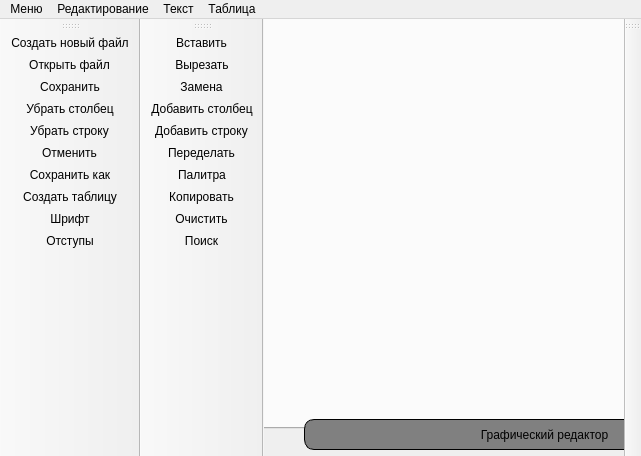
<?xml version="1.0" encoding="UTF-8"?>
<ui version="4.0">
 <class>MainWindow</class>
 <widget class="QMainWindow" name="MainWindow">
  <property name="geometry">
   <rect>
    <x>0</x>
    <y>0</y>
    <width>641</width>
    <height>456</height>
   </rect>
  </property>
  <property name="windowTitle">
   <string>MainWindow</string>
  </property>
  <widget class="QWidget" name="centralWidget">
   <widget class="QTabWidget" name="tabWidget">
    <property name="geometry">
     <rect>
      <x>-1</x>
      <y>-1</y>
      <width>641</width>
      <height>411</height>
     </rect>
    </property>
   </widget>
   <widget class="QPushButton" name="GoToGraphic">
    <property name="geometry">
     <rect>
      <x>40</x>
      <y>400</y>
      <width>481</width>
      <height>31</height>
     </rect>
    </property>
    <property name="styleSheet">
     <string notr="true">border-radius : 10px; border :1px; border-style : solid; background : gray;</string>
    </property>
    <property name="text">
     <string>Графический редактор</string>
    </property>
   </widget>
  </widget>
  <widget class="QMenuBar" name="menuBar">
   <property name="geometry">
    <rect>
     <x>0</x>
     <y>0</y>
     <width>641</width>
     <height>26</height>
    </rect>
   </property>
   <widget class="QMenu" name="menu">
    <property name="title">
     <string>Меню</string>
    </property>
    <addaction name="CreateNewFile"/>
    <addaction name="OpenFile"/>
    <addaction name="SaveFile"/>
    <addaction name="SaveFileAs"/>
   </widget>
   <widget class="QMenu" name="menu_2">
    <property name="font">
     <font>
      <family>Tw Cen MT</family>
     </font>
    </property>
    <property name="title">
     <string>Редактирование</string>
    </property>
    <addaction name="Search"/>
    <addaction name="Replace"/>
    <addaction name="Clear"/>
    <addaction name="Undo"/>
    <addaction name="Copy"/>
    <addaction name="Paste"/>
    <addaction name="Cut"/>
    <addaction name="Redo"/>
   </widget>
   <widget class="QMenu" name="menu_3">
    <property name="title">
     <string>Текст</string>
    </property>
    <addaction name="Palette"/>
    <addaction name="FontAndSize"/>
   </widget>
   <widget class="QMenu" name="menu_4">
    <property name="title">
     <string>Таблица</string>
    </property>
    <addaction name="Table"/>
    <addaction name="AddRow"/>
    <addaction name="AddColumn"/>
    <addaction name="DeleteRow"/>
    <addaction name="DeleteColumn"/>
    <addaction name="Paddins"/>
   </widget>
   <addaction name="menu"/>
   <addaction name="menu_2"/>
   <addaction name="menu_3"/>
   <addaction name="menu_4"/>
  </widget>
  <widget class="QToolBar" name="mainToolBar">
   <attribute name="toolBarArea">
    <enum>LeftToolBarArea</enum>
   </attribute>
   <attribute name="toolBarBreak">
    <bool>false</bool>
   </attribute>
   <addaction name="CreateNewFile"/>
   <addaction name="OpenFile"/>
   <addaction name="SaveFile"/>
   <addaction name="DeleteColumn"/>
   <addaction name="DeleteRow"/>
   <addaction name="Undo"/>
   <addaction name="SaveFileAs"/>
   <addaction name="Table"/>
   <addaction name="FontAndSize"/>
   <addaction name="Paddins"/>
  </widget>
  <widget class="QToolBar" name="toolBar">
   <property name="windowTitle">
    <string>toolBar</string>
   </property>
   <attribute name="toolBarArea">
    <enum>RightToolBarArea</enum>
   </attribute>
   <attribute name="toolBarBreak">
    <bool>false</bool>
   </attribute>
  </widget>
  <widget class="QToolBar" name="toolBar_2">
   <property name="windowTitle">
    <string>toolBar_2</string>
   </property>
   <property name="autoFillBackground">
    <bool>false</bool>
   </property>
   <property name="styleSheet">
    <string notr="true"/>
   </property>
   <attribute name="toolBarArea">
    <enum>LeftToolBarArea</enum>
   </attribute>
   <attribute name="toolBarBreak">
    <bool>true</bool>
   </attribute>
   <addaction name="Paste"/>
   <addaction name="Cut"/>
   <addaction name="Replace"/>
   <addaction name="AddColumn"/>
   <addaction name="AddRow"/>
   <addaction name="Redo"/>
   <addaction name="Palette"/>
   <addaction name="Copy"/>
   <addaction name="Clear"/>
   <addaction name="Search"/>
  </widget>
  <action name="CreateNewFile">
   <property name="icon">
    <iconset resource="resources.qrc">
     <normaloff>:/res/images/icons/add-document _black.png</normaloff>:/res/images/icons/add-document _black.png</iconset>
   </property>
   <property name="text">
    <string>Создать новый файл</string>
   </property>
  </action>
  <action name="OpenFile">
   <property name="icon">
    <iconset resource="resources.qrc">
     <normaloff>:/res/images/icons/folder-open_black.png</normaloff>:/res/images/icons/folder-open_black.png</iconset>
   </property>
   <property name="text">
    <string>Открыть файл</string>
   </property>
  </action>
  <action name="SaveFile">
   <property name="icon">
    <iconset resource="resources.qrc">
     <normaloff>:/res/images/icons/save_black.png</normaloff>:/res/images/icons/save_black.png</iconset>
   </property>
   <property name="text">
    <string>Сохранить</string>
   </property>
  </action>
  <action name="SaveFileAs">
   <property name="icon">
    <iconset resource="resources.qrc">
     <normaloff>:/res/images/icons/save_as_black.png</normaloff>:/res/images/icons/save_as_black.png</iconset>
   </property>
   <property name="text">
    <string>Сохранить как</string>
   </property>
  </action>
  <action name="Search">
   <property name="icon">
    <iconset resource="resources.qrc">
     <normaloff>:/res/images/icons/search.png</normaloff>:/res/images/icons/search.png</iconset>
   </property>
   <property name="text">
    <string>Поиск</string>
   </property>
  </action>
  <action name="Replace">
   <property name="icon">
    <iconset resource="resources.qrc">
     <normaloff>:/res/images/icons/replace.png</normaloff>:/res/images/icons/replace.png</iconset>
   </property>
   <property name="text">
    <string>Замена</string>
   </property>
  </action>
  <action name="Clear">
   <property name="icon">
    <iconset resource="resources.qrc">
     <normaloff>:/res/images/icons/clear.png</normaloff>:/res/images/icons/clear.png</iconset>
   </property>
   <property name="text">
    <string>Очистить</string>
   </property>
  </action>
  <action name="Undo">
   <property name="icon">
    <iconset resource="resources.qrc">
     <normaloff>:/res/images/icons/undo.png</normaloff>:/res/images/icons/undo.png</iconset>
   </property>
   <property name="text">
    <string>Отменить</string>
   </property>
  </action>
  <action name="Copy">
   <property name="icon">
    <iconset resource="resources.qrc">
     <normaloff>:/res/images/icons/copy.png</normaloff>:/res/images/icons/copy.png</iconset>
   </property>
   <property name="text">
    <string>Копировать</string>
   </property>
  </action>
  <action name="Paste">
   <property name="icon">
    <iconset resource="resources.qrc">
     <normaloff>:/res/images/icons/paste.png</normaloff>:/res/images/icons/paste.png</iconset>
   </property>
   <property name="text">
    <string>Вставить</string>
   </property>
  </action>
  <action name="Cut">
   <property name="icon">
    <iconset resource="resources.qrc">
     <normaloff>:/res/images/icons/cut.png</normaloff>:/res/images/icons/cut.png</iconset>
   </property>
   <property name="text">
    <string>Вырезать</string>
   </property>
  </action>
  <action name="Redo">
   <property name="icon">
    <iconset resource="resources.qrc">
     <normaloff>:/res/images/icons/un-undo.png</normaloff>:/res/images/icons/un-undo.png</iconset>
   </property>
   <property name="text">
    <string>Переделать</string>
   </property>
  </action>
  <action name="Palette">
   <property name="icon">
    <iconset resource="resources.qrc">
     <normaloff>:/res/images/icons/palette.png</normaloff>:/res/images/icons/palette.png</iconset>
   </property>
   <property name="text">
    <string>Палитра</string>
   </property>
  </action>
  <action name="FontAndSize">
   <property name="icon">
    <iconset resource="resources.qrc">
     <normaloff>:/res/images/icons/text.png</normaloff>:/res/images/icons/text.png</iconset>
   </property>
   <property name="text">
    <string>Шрифт</string>
   </property>
  </action>
  <action name="Table">
   <property name="icon">
    <iconset resource="resources.qrc">
     <normaloff>:/res/images/icons/table-list.png</normaloff>:/res/images/icons/table-list.png</iconset>
   </property>
   <property name="text">
    <string>Создать таблицу</string>
   </property>
  </action>
  <action name="AddRow">
   <property name="icon">
    <iconset resource="resources.qrc">
     <normaloff>:/res/images/icons/row.png</normaloff>:/res/images/icons/row.png</iconset>
   </property>
   <property name="text">
    <string>Добавить строку</string>
   </property>
  </action>
  <action name="AddColumn">
   <property name="icon">
    <iconset resource="resources.qrc">
     <normaloff>:/res/images/icons/column.png</normaloff>:/res/images/icons/column.png</iconset>
   </property>
   <property name="text">
    <string>Добавить столбец</string>
   </property>
  </action>
  <action name="DeleteRow">
   <property name="icon">
    <iconset resource="resources.qrc">
     <normaloff>:/res/images/icons/delete row.png</normaloff>:/res/images/icons/delete row.png</iconset>
   </property>
   <property name="text">
    <string>Убрать строку</string>
   </property>
  </action>
  <action name="DeleteColumn">
   <property name="icon">
    <iconset resource="resources.qrc">
     <normaloff>:/res/images/icons/delete column.png</normaloff>:/res/images/icons/delete column.png</iconset>
   </property>
   <property name="text">
    <string>Убрать столбец</string>
   </property>
  </action>
  <action name="Paddins">
   <property name="icon">
    <iconset resource="resources.qrc">
     <normaloff>:/res/images/icons/indent.png</normaloff>:/res/images/icons/indent.png</iconset>
   </property>
   <property name="text">
    <string>Отступы</string>
   </property>
  </action>
 </widget>
 <layoutdefault spacing="6" margin="11"/>
 <resources>
  <include location="resources.qrc"/>
 </resources>
 <connections/>
</ui>
